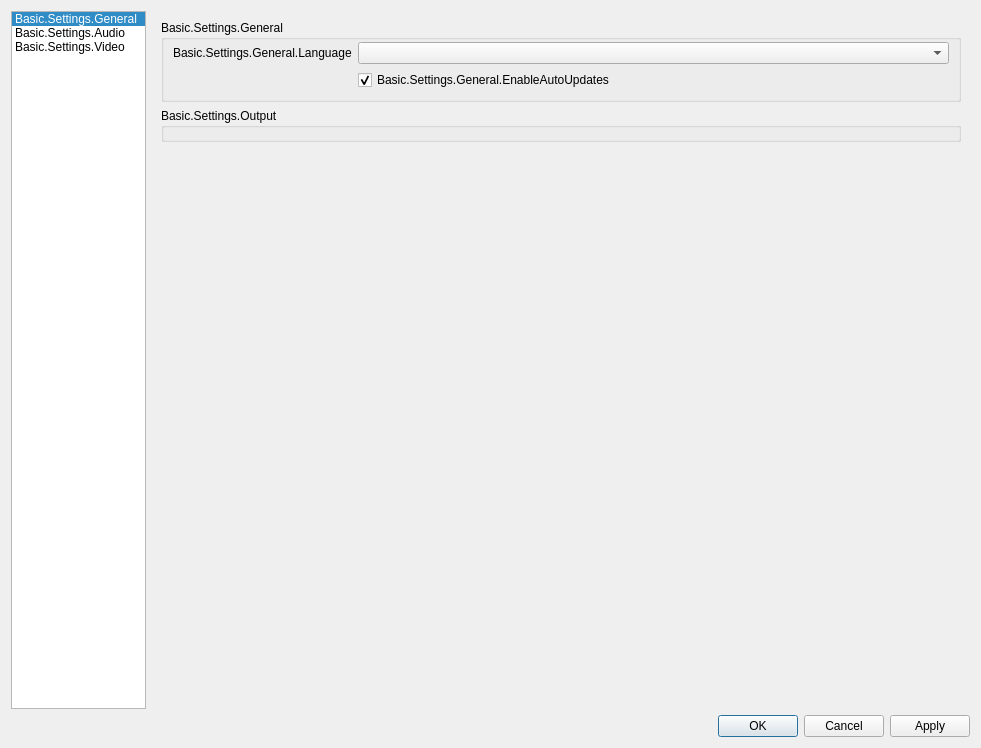
<?xml version="1.0" encoding="UTF-8"?>
<ui version="4.0">
 <class>OBSBasicSetting</class>
 <widget class="QDialog" name="OBSBasicSetting">
  <property name="geometry">
   <rect>
    <x>0</x>
    <y>0</y>
    <width>981</width>
    <height>748</height>
   </rect>
  </property>
  <property name="sizePolicy">
   <sizepolicy hsizetype="Expanding" vsizetype="Expanding">
    <horstretch>0</horstretch>
    <verstretch>0</verstretch>
   </sizepolicy>
  </property>
  <property name="minimumSize">
   <size>
    <width>700</width>
    <height>512</height>
   </size>
  </property>
  <property name="windowTitle">
   <string>Settings</string>
  </property>
  <layout class="QVBoxLayout" name="verticalLayout">
   <item>
    <layout class="QHBoxLayout" name="horizontalLayout">
     <item alignment="Qt::AlignLeft">
      <widget class="QListWidget" name="listWidget">
       <property name="sizePolicy">
        <sizepolicy hsizetype="Minimum" vsizetype="Expanding">
         <horstretch>0</horstretch>
         <verstretch>0</verstretch>
        </sizepolicy>
       </property>
       <property name="maximumSize">
        <size>
         <width>135</width>
         <height>16777215</height>
        </size>
       </property>
       <property name="iconSize">
        <size>
         <width>32</width>
         <height>32</height>
        </size>
       </property>
       <property name="currentRow">
        <number>0</number>
       </property>
       <item>
        <property name="text">
         <string>Basic.Settings.General</string>
        </property>
        <property name="icon">
         <iconset resource="obs.qrc">
          <normaloff>:/settings/images/settings/general.svg</normaloff>:/settings/images/settings/general.svg</iconset>
        </property>
       </item>
       <item>
        <property name="text">
         <string>Basic.Settings.Audio</string>
        </property>
        <property name="icon">
         <iconset resource="obs.qrc">
          <normaloff>:/settings/images/settings/audio.svg</normaloff>:/settings/images/settings/audio.svg</iconset>
        </property>
       </item>
       <item>
        <property name="text">
         <string>Basic.Settings.Video</string>
        </property>
        <property name="icon">
         <iconset resource="obs.qrc">
          <normaloff>:/settings/images/settings/video.svg</normaloff>:/settings/images/settings/video.svg</iconset>
        </property>
       </item>
      </widget>
     </item>
     <item>
      <widget class="QStackedWidget" name="settingsPages">
       <property name="currentIndex">
        <number>0</number>
       </property>
       <widget class="QWidget" name="generalPage">
        <layout class="QVBoxLayout" name="verticalLayout_18">
         <property name="leftMargin">
          <number>0</number>
         </property>
         <property name="topMargin">
          <number>0</number>
         </property>
         <property name="rightMargin">
          <number>0</number>
         </property>
         <property name="bottomMargin">
          <number>0</number>
         </property>
         <item>
          <widget class="QScrollArea" name="scrollArea_2">
           <property name="frameShape">
            <enum>QFrame::NoFrame</enum>
           </property>
           <property name="frameShadow">
            <enum>QFrame::Plain</enum>
           </property>
           <property name="widgetResizable">
            <bool>true</bool>
           </property>
           <widget class="QWidget" name="scrollAreaWidgetContents_2">
            <property name="geometry">
             <rect>
              <x>0</x>
              <y>0</y>
              <width>820</width>
              <height>699</height>
             </rect>
            </property>
            <layout class="QVBoxLayout" name="verticalLayout_19">
             <property name="leftMargin">
              <number>0</number>
             </property>
             <property name="topMargin">
              <number>0</number>
             </property>
             <property name="rightMargin">
              <number>0</number>
             </property>
             <property name="bottomMargin">
              <number>9</number>
             </property>
             <item alignment="Qt::AlignTop">
              <widget class="QWidget" name="widget_2" native="true">
               <layout class="QVBoxLayout" name="verticalLayout_20">
                <item>
                 <widget class="QGroupBox" name="groupBox_15">
                  <property name="title">
                   <string>Basic.Settings.General</string>
                  </property>
                  <layout class="QFormLayout" name="formLayout_32">
                   <property name="fieldGrowthPolicy">
                    <enum>QFormLayout::AllNonFixedFieldsGrow</enum>
                   </property>
                   <property name="labelAlignment">
                    <set>Qt::AlignRight|Qt::AlignTrailing|Qt::AlignVCenter</set>
                   </property>
                   <property name="topMargin">
                    <number>2</number>
                   </property>
                   <item row="0" column="0">
                    <widget class="QLabel" name="label">
                     <property name="text">
                      <string>Basic.Settings.General.Language</string>
                     </property>
                     <property name="buddy">
                      <cstring>language</cstring>
                     </property>
                    </widget>
                   </item>
                   <item row="0" column="1">
                    <widget class="QComboBox" name="language"/>
                   </item>
                   <item row="1" column="0">
                    <spacer name="horizontalSpacer_3">
                     <property name="orientation">
                      <enum>Qt::Horizontal</enum>
                     </property>
                     <property name="sizeType">
                      <enum>QSizePolicy::Fixed</enum>
                     </property>
                     <property name="sizeHint" stdset="0">
                      <size>
                       <width>170</width>
                       <height>5</height>
                      </size>
                     </property>
                    </spacer>
                   </item>
                   <item row="1" column="1">
                    <widget class="QCheckBox" name="enableAutoUpdates">
                     <property name="text">
                      <string>Basic.Settings.General.EnableAutoUpdates</string>
                     </property>
                     <property name="checked">
                      <bool>true</bool>
                     </property>
                    </widget>
                   </item>
                  </layout>
                 </widget>
                </item>
                <item>
                 <widget class="QGroupBox" name="groupBox_16">
                  <property name="title">
                   <string>Basic.Settings.Output</string>
                  </property>
                  <layout class="QFormLayout" name="formLayout_2">
                   <property name="fieldGrowthPolicy">
                    <enum>QFormLayout::AllNonFixedFieldsGrow</enum>
                   </property>
                   <property name="topMargin">
                    <number>2</number>
                   </property>
                  </layout>
                 </widget>
                </item>
               </layout>
              </widget>
             </item>
            </layout>
           </widget>
          </widget>
         </item>
        </layout>
       </widget>
       <widget class="QWidget" name="audioPage">
        <layout class="QVBoxLayout" name="formLayout">
         <property name="leftMargin">
          <number>0</number>
         </property>
         <property name="topMargin">
          <number>0</number>
         </property>
         <property name="rightMargin">
          <number>0</number>
         </property>
         <property name="bottomMargin">
          <number>0</number>
         </property>
         <item>
          <widget class="QScrollArea" name="scrollArea_50">
           <property name="frameShape">
            <enum>QFrame::NoFrame</enum>
           </property>
           <property name="frameShadow">
            <enum>QFrame::Plain</enum>
           </property>
           <property name="widgetResizable">
            <bool>true</bool>
           </property>
           <widget class="QWidget" name="scrollAreaWidgetContents_50">
            <property name="geometry">
             <rect>
              <x>0</x>
              <y>0</y>
              <width>820</width>
              <height>659</height>
             </rect>
            </property>
            <layout class="QVBoxLayout" name="verticalLayout_50">
             <property name="leftMargin">
              <number>0</number>
             </property>
             <property name="topMargin">
              <number>0</number>
             </property>
             <property name="rightMargin">
              <number>0</number>
             </property>
             <property name="bottomMargin">
              <number>9</number>
             </property>
             <item alignment="Qt::AlignTop">
              <widget class="QWidget" name="widget_50" native="true">
               <layout class="QVBoxLayout" name="verticalLayout_51">
                <item>
                 <widget class="QGroupBox" name="audioGeneralGroupBox">
                  <property name="title">
                   <string>Basic.Settings.General</string>
                  </property>
                  <layout class="QFormLayout" name="formLayout_52">
                   <property name="fieldGrowthPolicy">
                    <enum>QFormLayout::AllNonFixedFieldsGrow</enum>
                   </property>
                   <property name="labelAlignment">
                    <set>Qt::AlignRight|Qt::AlignTrailing|Qt::AlignVCenter</set>
                   </property>
                   <property name="topMargin">
                    <number>2</number>
                   </property>
                   <item row="0" column="0">
                    <widget class="QLabel" name="label_14">
                     <property name="minimumSize">
                      <size>
                       <width>170</width>
                       <height>0</height>
                      </size>
                     </property>
                     <property name="text">
                      <string>Basic.Settings.Audio.SampleRate</string>
                     </property>
                     <property name="alignment">
                      <set>Qt::AlignRight|Qt::AlignTrailing|Qt::AlignVCenter</set>
                     </property>
                     <property name="buddy">
                      <cstring>sampleRate</cstring>
                     </property>
                    </widget>
                   </item>
                   <item row="0" column="1">
                    <widget class="QComboBox" name="sampleRate">
                     <property name="currentText">
                      <string notr="true">44.1khz</string>
                     </property>
                     <property name="currentIndex">
                      <number>0</number>
                     </property>
                     <item>
                      <property name="text">
                       <string>44.1khz</string>
                      </property>
                     </item>
                     <item>
                      <property name="text">
                       <string>48khz</string>
                      </property>
                     </item>
                    </widget>
                   </item>
                   <item row="1" column="0">
                    <widget class="QLabel" name="label_15">
                     <property name="text">
                      <string>Basic.Settings.Audio.Channels</string>
                     </property>
                     <property name="buddy">
                      <cstring>channelSetup</cstring>
                     </property>
                    </widget>
                   </item>
                   <item row="1" column="1">
                    <widget class="QComboBox" name="channelSetup">
                     <property name="currentText">
                      <string>Mono</string>
                     </property>
                     <property name="currentIndex">
                      <number>0</number>
                     </property>
                     <item>
                      <property name="text">
                       <string>Mono</string>
                      </property>
                     </item>
                     <item>
                      <property name="text">
                       <string>Stereo</string>
                      </property>
                     </item>
                     <item>
                      <property name="text">
                       <string>2.1</string>
                      </property>
                     </item>
                     <item>
                      <property name="text">
                       <string>4.0</string>
                      </property>
                     </item>
                     <item>
                      <property name="text">
                       <string>4.1</string>
                      </property>
                     </item>
                     <item>
                      <property name="text">
                       <string>5.1</string>
                      </property>
                     </item>
                     <item>
                      <property name="text">
                       <string>7.1</string>
                      </property>
                     </item>
                    </widget>
                   </item>
                  </layout>
                 </widget>
                </item>
                <item>
                 <widget class="QGroupBox" name="audioDevicesGroupBox">
                  <property name="title">
                   <string>Basic.Settings.Audio.Devices</string>
                  </property>
                  <layout class="QFormLayout" name="formLayout_53">
                   <property name="fieldGrowthPolicy">
                    <enum>QFormLayout::AllNonFixedFieldsGrow</enum>
                   </property>
                   <property name="labelAlignment">
                    <set>Qt::AlignRight|Qt::AlignTrailing|Qt::AlignVCenter</set>
                   </property>
                   <property name="topMargin">
                    <number>2</number>
                   </property>
                   <item row="0" column="0">
                    <widget class="QLabel" name="label_2">
                     <property name="minimumSize">
                      <size>
                       <width>170</width>
                       <height>0</height>
                      </size>
                     </property>
                     <property name="text">
                      <string>Basic.Settings.Audio.DesktopDevice</string>
                     </property>
                     <property name="alignment">
                      <set>Qt::AlignRight|Qt::AlignTrailing|Qt::AlignVCenter</set>
                     </property>
                     <property name="buddy">
                      <cstring>desktopAudioDevice1</cstring>
                     </property>
                    </widget>
                   </item>
                   <item row="0" column="1">
                    <widget class="QComboBox" name="desktopAudioDevice1">
                     <property name="enabled">
                      <bool>true</bool>
                     </property>
                    </widget>
                   </item>
                   <item row="1" column="0">
                    <widget class="QLabel" name="label_3">
                     <property name="text">
                      <string>Basic.Settings.Audio.DesktopDevice2</string>
                     </property>
                     <property name="alignment">
                      <set>Qt::AlignRight|Qt::AlignTrailing|Qt::AlignVCenter</set>
                     </property>
                     <property name="buddy">
                      <cstring>desktopAudioDevice2</cstring>
                     </property>
                    </widget>
                   </item>
                   <item row="1" column="1">
                    <widget class="QComboBox" name="desktopAudioDevice2">
                     <property name="enabled">
                      <bool>true</bool>
                     </property>
                    </widget>
                   </item>
                   <item row="2" column="0">
                    <widget class="QLabel" name="label_4">
                     <property name="text">
                      <string>Basic.Settings.Audio.AuxDevice</string>
                     </property>
                     <property name="buddy">
                      <cstring>auxAudioDevice1</cstring>
                     </property>
                    </widget>
                   </item>
                   <item row="2" column="1">
                    <widget class="QComboBox" name="auxAudioDevice1">
                     <property name="enabled">
                      <bool>true</bool>
                     </property>
                    </widget>
                   </item>
                   <item row="3" column="0">
                    <widget class="QLabel" name="label_5">
                     <property name="text">
                      <string>Basic.Settings.Audio.AuxDevice2</string>
                     </property>
                     <property name="buddy">
                      <cstring>auxAudioDevice2</cstring>
                     </property>
                    </widget>
                   </item>
                   <item row="3" column="1">
                    <widget class="QComboBox" name="auxAudioDevice2">
                     <property name="enabled">
                      <bool>true</bool>
                     </property>
                    </widget>
                   </item>
                   <item row="4" column="0">
                    <widget class="QLabel" name="label_6">
                     <property name="text">
                      <string>Basic.Settings.Audio.AuxDevice3</string>
                     </property>
                     <property name="buddy">
                      <cstring>auxAudioDevice3</cstring>
                     </property>
                    </widget>
                   </item>
                   <item row="4" column="1">
                    <widget class="QComboBox" name="auxAudioDevice3">
                     <property name="enabled">
                      <bool>true</bool>
                     </property>
                    </widget>
                   </item>
                   <item row="5" column="1">
                    <widget class="QComboBox" name="auxAudioDevice4">
                     <property name="enabled">
                      <bool>true</bool>
                     </property>
                    </widget>
                   </item>
                   <item row="5" column="0">
                    <widget class="QLabel" name="label_67">
                     <property name="text">
                      <string>Basic.Settings.Audio.AuxDevice4</string>
                     </property>
                     <property name="buddy">
                      <cstring>auxAudioDevice4</cstring>
                     </property>
                    </widget>
                   </item>
                  </layout>
                 </widget>
                </item>
                <item>
                 <widget class="QGroupBox" name="audioMetersGroupBox">
                  <property name="title">
                   <string>Basic.Settings.Audio.Meters</string>
                  </property>
                  <layout class="QFormLayout" name="formLayout_54">
                   <property name="fieldGrowthPolicy">
                    <enum>QFormLayout::AllNonFixedFieldsGrow</enum>
                   </property>
                   <property name="labelAlignment">
                    <set>Qt::AlignRight|Qt::AlignTrailing|Qt::AlignVCenter</set>
                   </property>
                   <property name="topMargin">
                    <number>2</number>
                   </property>
                   <item row="0" column="0">
                    <widget class="QLabel" name="label_65">
                     <property name="minimumSize">
                      <size>
                       <width>170</width>
                       <height>0</height>
                      </size>
                     </property>
                     <property name="text">
                      <string>Basic.Settings.Audio.MeterDecayRate</string>
                     </property>
                     <property name="alignment">
                      <set>Qt::AlignRight|Qt::AlignTrailing|Qt::AlignVCenter</set>
                     </property>
                     <property name="buddy">
                      <cstring>meterDecayRate</cstring>
                     </property>
                    </widget>
                   </item>
                   <item row="0" column="1">
                    <widget class="QComboBox" name="meterDecayRate">
                     <property name="currentText">
                      <string>Basic.Settings.Audio.MeterDecayRate.Fast</string>
                     </property>
                     <property name="currentIndex">
                      <number>0</number>
                     </property>
                     <item>
                      <property name="text">
                       <string>Basic.Settings.Audio.MeterDecayRate.Fast</string>
                      </property>
                     </item>
                     <item>
                      <property name="text">
                       <string>Basic.Settings.Audio.MeterDecayRate.Medium</string>
                      </property>
                     </item>
                     <item>
                      <property name="text">
                       <string>Basic.Settings.Audio.MeterDecayRate.Slow</string>
                      </property>
                     </item>
                    </widget>
                   </item>
                   <item row="1" column="0">
                    <widget class="QLabel" name="label_66">
                     <property name="text">
                      <string>Basic.Settings.Audio.PeakMeterType</string>
                     </property>
                     <property name="buddy">
                      <cstring>peakMeterType</cstring>
                     </property>
                    </widget>
                   </item>
                   <item row="1" column="1">
                    <widget class="QComboBox" name="peakMeterType">
                     <property name="currentIndex">
                      <number>0</number>
                     </property>
                     <item>
                      <property name="text">
                       <string>Basic.Settings.Audio.PeakMeterType.SamplePeak</string>
                      </property>
                     </item>
                     <item>
                      <property name="text">
                       <string>Basic.Settings.Audio.PeakMeterType.TruePeak</string>
                      </property>
                     </item>
                    </widget>
                   </item>
                  </layout>
                 </widget>
                </item>
                <item>
                 <widget class="QGroupBox" name="audioAdvGroupBox">
                  <property name="title">
                   <string>Basic.Settings.Advanced</string>
                  </property>
                  <layout class="QFormLayout" name="formLayout_56">
                   <property name="fieldGrowthPolicy">
                    <enum>QFormLayout::AllNonFixedFieldsGrow</enum>
                   </property>
                   <property name="labelAlignment">
                    <set>Qt::AlignRight|Qt::AlignTrailing|Qt::AlignVCenter</set>
                   </property>
                   <property name="topMargin">
                    <number>2</number>
                   </property>
                   <item row="0" column="0">
                    <widget class="QLabel" name="monitoringDeviceLabel">
                     <property name="text">
                      <string>Basic.Settings.Advanced.Audio.MonitoringDevice</string>
                     </property>
                     <property name="buddy">
                      <cstring>monitoringDevice</cstring>
                     </property>
                    </widget>
                   </item>
                   <item row="0" column="1">
                    <widget class="QComboBox" name="monitoringDevice"/>
                   </item>
                   <item row="1" column="0">
                    <spacer name="horizontalSpacer_11">
                     <property name="orientation">
                      <enum>Qt::Horizontal</enum>
                     </property>
                     <property name="sizeHint" stdset="0">
                      <size>
                       <width>170</width>
                       <height>20</height>
                      </size>
                     </property>
                    </spacer>
                   </item>
                   <item row="1" column="1">
                    <widget class="QCheckBox" name="disableAudioDucking">
                     <property name="text">
                      <string>Basic.Settings.Advanced.Audio.DisableAudioDucking</string>
                     </property>
                    </widget>
                   </item>
                  </layout>
                 </widget>
                </item>
               </layout>
              </widget>
             </item>
            </layout>
           </widget>
          </widget>
         </item>
         <item>
          <widget class="QLabel" name="audioMsg">
           <property name="text">
            <string notr="true"/>
           </property>
           <property name="wordWrap">
            <bool>true</bool>
           </property>
           <property name="themeID" stdset="0">
            <string>error</string>
           </property>
          </widget>
         </item>
         <item>
          <widget class="QLabel" name="audioMsg_2">
           <property name="text">
            <string notr="true"/>
           </property>
           <property name="wordWrap">
            <bool>true</bool>
           </property>
           <property name="themeID" stdset="0">
            <string notr="true">warning</string>
           </property>
          </widget>
         </item>
        </layout>
       </widget>
       <widget class="QWidget" name="videoPage">
        <layout class="QFormLayout" name="formLayout_3">
         <property name="fieldGrowthPolicy">
          <enum>QFormLayout::AllNonFixedFieldsGrow</enum>
         </property>
         <property name="labelAlignment">
          <set>Qt::AlignRight|Qt::AlignTrailing|Qt::AlignVCenter</set>
         </property>
         <item row="0" column="0">
          <widget class="QLabel" name="label_8">
           <property name="minimumSize">
            <size>
             <width>170</width>
             <height>0</height>
            </size>
           </property>
           <property name="text">
            <string>Basic.Settings.Video.BaseResolution</string>
           </property>
           <property name="alignment">
            <set>Qt::AlignRight|Qt::AlignTrailing|Qt::AlignVCenter</set>
           </property>
           <property name="buddy">
            <cstring>baseResolution</cstring>
           </property>
          </widget>
         </item>
         <item row="0" column="1">
          <widget class="QComboBox" name="baseResolution">
           <property name="editable">
            <bool>true</bool>
           </property>
           <property name="currentText">
            <string notr="true"/>
           </property>
           <property name="duplicatesEnabled">
            <bool>false</bool>
           </property>
           <property name="frame">
            <bool>true</bool>
           </property>
          </widget>
         </item>
         <item row="1" column="0">
          <widget class="QLabel" name="label_10">
           <property name="text">
            <string>Basic.Settings.Video.ScaledResolution</string>
           </property>
           <property name="buddy">
            <cstring>outputResolution</cstring>
           </property>
          </widget>
         </item>
         <item row="1" column="1">
          <widget class="QComboBox" name="outputResolution">
           <property name="editable">
            <bool>true</bool>
           </property>
           <property name="currentText">
            <string notr="true"/>
           </property>
          </widget>
         </item>
         <item row="2" column="0">
          <widget class="QLabel" name="label_11">
           <property name="text">
            <string>Basic.Settings.Video.DownscaleFilter</string>
           </property>
           <property name="buddy">
            <cstring>downscaleFilter</cstring>
           </property>
          </widget>
         </item>
         <item row="2" column="1">
          <widget class="QComboBox" name="downscaleFilter">
           <property name="enabled">
            <bool>true</bool>
           </property>
          </widget>
         </item>
         <item row="3" column="0">
          <widget class="QComboBox" name="fpsType">
           <property name="sizePolicy">
            <sizepolicy hsizetype="Expanding" vsizetype="Fixed">
             <horstretch>0</horstretch>
             <verstretch>0</verstretch>
            </sizepolicy>
           </property>
           <property name="currentText">
            <string>Basic.Settings.Video.FPSCommon</string>
           </property>
           <property name="sizeAdjustPolicy">
            <enum>QComboBox::AdjustToContents</enum>
           </property>
           <item>
            <property name="text">
             <string>Basic.Settings.Video.FPSCommon</string>
            </property>
           </item>
           <item>
            <property name="text">
             <string>Basic.Settings.Video.FPSInteger</string>
            </property>
           </item>
           <item>
            <property name="text">
             <string>Basic.Settings.Video.FPSFraction</string>
            </property>
           </item>
          </widget>
         </item>
         <item row="3" column="1">
          <widget class="QStackedWidget" name="fpsTypes">
           <property name="currentIndex">
            <number>0</number>
           </property>
           <widget class="QWidget" name="page">
            <layout class="QHBoxLayout" name="horizontalLayout_2">
             <property name="leftMargin">
              <number>0</number>
             </property>
             <property name="topMargin">
              <number>0</number>
             </property>
             <property name="rightMargin">
              <number>0</number>
             </property>
             <property name="bottomMargin">
              <number>0</number>
             </property>
             <item alignment="Qt::AlignTop">
              <widget class="QComboBox" name="fpsCommon">
               <property name="currentText">
                <string notr="true">10</string>
               </property>
               <property name="currentIndex">
                <number>0</number>
               </property>
               <item>
                <property name="text">
                 <string notr="true">10</string>
                </property>
               </item>
               <item>
                <property name="text">
                 <string notr="true">20</string>
                </property>
               </item>
               <item>
                <property name="text">
                 <string>24 NTSC</string>
                </property>
               </item>
               <item>
                <property name="text">
                 <string>25 PAL</string>
                </property>
               </item>
               <item>
                <property name="text">
                 <string notr="true">29.97</string>
                </property>
               </item>
               <item>
                <property name="text">
                 <string notr="true">30</string>
                </property>
               </item>
               <item>
                <property name="text">
                 <string notr="true">48</string>
                </property>
               </item>
               <item>
                <property name="text">
                 <string>50 PAL</string>
                </property>
               </item>
               <item>
                <property name="text">
                 <string notr="true">59.94</string>
                </property>
               </item>
               <item>
                <property name="text">
                 <string notr="true">60</string>
                </property>
               </item>
              </widget>
             </item>
            </layout>
           </widget>
           <widget class="QWidget" name="page_3">
            <layout class="QHBoxLayout" name="horizontalLayout_3">
             <property name="leftMargin">
              <number>0</number>
             </property>
             <property name="topMargin">
              <number>0</number>
             </property>
             <property name="rightMargin">
              <number>0</number>
             </property>
             <property name="bottomMargin">
              <number>0</number>
             </property>
             <item alignment="Qt::AlignTop">
              <widget class="QSpinBox" name="fpsInteger">
               <property name="minimum">
                <number>1</number>
               </property>
               <property name="maximum">
                <number>120</number>
               </property>
               <property name="value">
                <number>30</number>
               </property>
              </widget>
             </item>
            </layout>
           </widget>
           <widget class="QWidget" name="page_2">
            <layout class="QFormLayout" name="formLayout_4">
             <property name="fieldGrowthPolicy">
              <enum>QFormLayout::ExpandingFieldsGrow</enum>
             </property>
             <property name="labelAlignment">
              <set>Qt::AlignRight|Qt::AlignTrailing|Qt::AlignVCenter</set>
             </property>
             <property name="leftMargin">
              <number>0</number>
             </property>
             <property name="topMargin">
              <number>0</number>
             </property>
             <property name="rightMargin">
              <number>0</number>
             </property>
             <property name="bottomMargin">
              <number>0</number>
             </property>
             <item row="0" column="1">
              <widget class="QSpinBox" name="fpsNumerator">
               <property name="minimum">
                <number>1</number>
               </property>
               <property name="maximum">
                <number>1000000</number>
               </property>
               <property name="value">
                <number>30</number>
               </property>
              </widget>
             </item>
             <item row="1" column="1">
              <widget class="QSpinBox" name="fpsDenominator">
               <property name="minimum">
                <number>1</number>
               </property>
               <property name="maximum">
                <number>1000000</number>
               </property>
              </widget>
             </item>
             <item row="0" column="0">
              <widget class="QLabel" name="label_12">
               <property name="text">
                <string>Basic.Settings.Video.Numerator</string>
               </property>
              </widget>
             </item>
             <item row="1" column="0">
              <widget class="QLabel" name="label_13">
               <property name="text">
                <string>Basic.Settings.Video.Denominator</string>
               </property>
              </widget>
             </item>
            </layout>
           </widget>
          </widget>
         </item>
         <item row="4" column="1">
          <widget class="QLabel" name="videoMsg">
           <property name="sizePolicy">
            <sizepolicy hsizetype="Preferred" vsizetype="Expanding">
             <horstretch>0</horstretch>
             <verstretch>0</verstretch>
            </sizepolicy>
           </property>
           <property name="text">
            <string notr="true"/>
           </property>
           <property name="wordWrap">
            <bool>true</bool>
           </property>
           <property name="themeID" stdset="0">
            <string>error</string>
           </property>
          </widget>
         </item>
        </layout>
       </widget>
      </widget>
     </item>
    </layout>
   </item>
   <item>
    <widget class="QDialogButtonBox" name="buttonBox">
     <property name="standardButtons">
      <set>QDialogButtonBox::Apply|QDialogButtonBox::Cancel|QDialogButtonBox::Ok</set>
     </property>
    </widget>
   </item>
  </layout>
 </widget>
 <tabstops>
  <tabstop>listWidget</tabstop>
 </tabstops>
 <resources>
  <include location="obs.qrc"/>
 </resources>
 <connections>
  <connection>
   <sender>listWidget</sender>
   <signal>currentRowChanged(int)</signal>
   <receiver>settingsPages</receiver>
   <slot>setCurrentIndex(int)</slot>
   <hints>
    <hint type="sourcelabel">
     <x>77</x>
     <y>359</y>
    </hint>
    <hint type="destinationlabel">
     <x>560</x>
     <y>359</y>
    </hint>
   </hints>
  </connection>
 </connections>
</ui>
